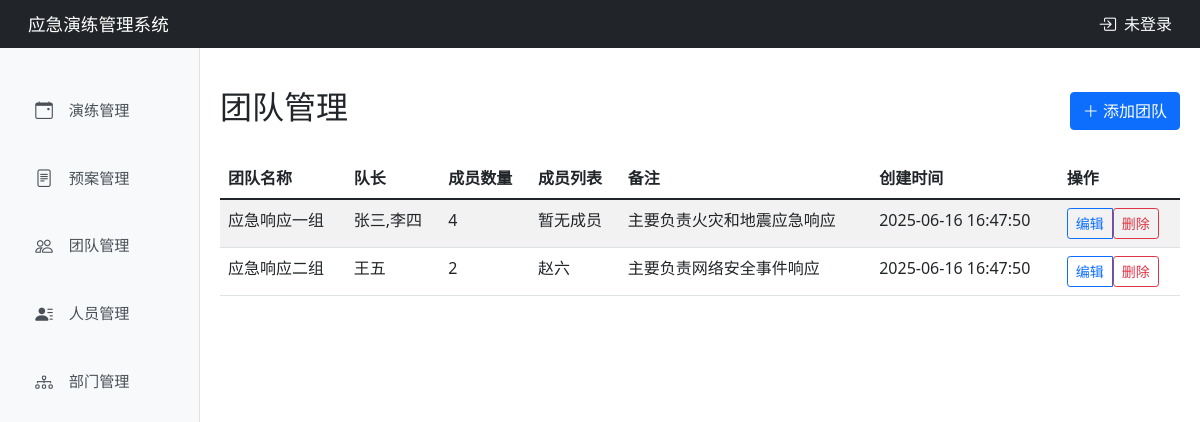
Screenshot of /team/teams with the database file from the repository.
### tables this page shows
CREATE TABLE teams (
            id INTEGER PRIMARY KEY AUTOINCREMENT,  -- 组ID
            group_name TEXT NOT NULL,              -- 组名称
            notes TEXT,                            -- 备注信息
            created_at TIMESTAMP DEFAULT CURRENT_TIMESTAMP,  -- 创建时间
            updated_at TIMESTAMP DEFAULT CURRENT_TIMESTAMP  -- 最后修改时间
        );

### models/team.py (the view)
@bp.route('/teams')
def team_list():
    conn = get_db_connection()
    cursor = conn.cursor()
    cursor.execute('''
        SELECT t.id, t.group_name, t.notes, t.created_at, t.updated_at,
               COUNT(tr.id) as member_count,
               GROUP_CONCAT(DISTINCT CASE WHEN tr.role != 'LEADER' THEN p.name END) as member_names,
               GROUP_CONCAT(DISTINCT CASE WHEN tr.role = 'LEADER' THEN p.name END) as leader_name
        FROM teams t
        LEFT JOIN teams_relation tr ON t.id = tr.group_id
        LEFT JOIN personnel p ON tr.member_id = p.id
        LEFT JOIN teams_relation tr_leader ON t.id = tr_leader.group_id AND tr_leader.role = 'LEADER'
        LEFT JOIN personnel leader ON tr_leader.member_id = leader.id
        GROUP BY t.id, t.group_name, t.notes, t.created_at, t.updated_at
    ''')
    teams = cursor.fetchall()
    cursor.close()
    conn.close()
    return render_template('team_list.html', teams=teams)

### db/__init__.py (called while the page is built)
def get_db_connection():
    conn = sqlite3.connect('app.db', check_same_thread=False)
    conn.row_factory = sqlite3.Row
    return conn

### templates/team_list.html (shortened to what this page needs)
{% extends "base.html" %}
{% block content %}
<div class="mb-4">
    <div class="d-flex justify-content-between align-items-center">
        <h2>团队管理</h2>
        <a href="{{ url_for('team.add_team') }}" class="btn btn-primary">
            <i class="bi bi-plus-lg"></i> 添加团队
        </a>
    </div>
</div>
<div class="table-responsive">
    <table class="table table-striped table-hover">
        <thead>
            <tr>
                <th>团队名称</th>
                <th>队长</th>
                <th>成员数量</th>
                <th>成员列表</th>
                <th>备注</th>
                <th>创建时间</th>
                <th>操作</th>
            </tr>
        </thead>
        <tbody>
            {% for team in teams %}
            <tr>
                <td>{{ team['group_name'] }}</td>
                <td>{{ team['leader_name'] or '未设置' }}</td>
                <td>{{ team['member_count'] }}</td>
                <td>{{ team['member_names'] or '暂无成员' }}</td>
                <td>{{ team['notes'] }}</td>
                <td>{{ team['created_at'] }}</td>
                <td>
                    <div class="btn-group">
                        <a href="{{ url_for('team.edit_team', team_id=team['id']) }}" class="btn btn-sm btn-outline-primary">编辑</a>
                        <form method="POST" action="{{ url_for('team.delete_team', team_id=team['id']) }}" style="display: inline;">
                            <button type="button" class="btn btn-sm btn-outline-danger"
                                    onclick="confirmDelete(this.form)">删除</button>
                        </form>
                    </div>
                </td>
            </tr>
            {% endfor %}
        </tbody>
    </table>
</div>
{% endblock %}

### templates/base.html (style rules this page uses)
body { overflow-x: hidden; padding-top: 48px; }

### rows the page displays
teams: group_name "应急响应一组", team "张三,李四", member_count "4", team "暂无成员", notes "主要负责火灾和地震应急响应", created_at "2025-06-16 16:47:50"
teams: group_name "应急响应二组", team "王五", member_count "2", team "赵六", notes "主要负责网络安全事件响应", created_at "2025-06-16 16:47:50"
